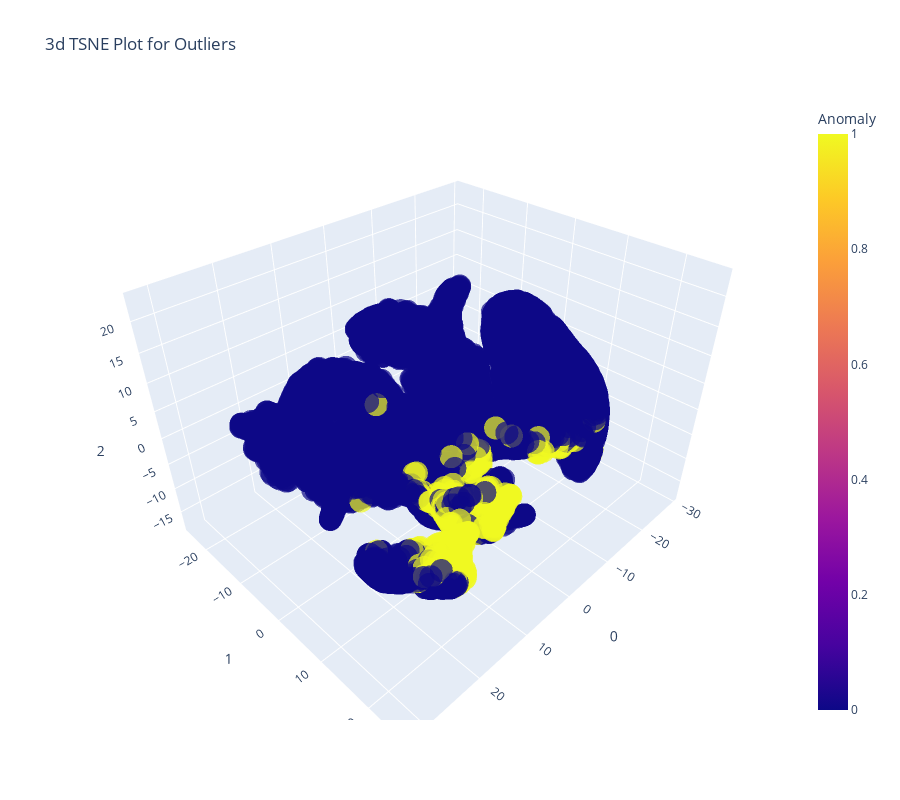

Here is the notebook cell this chart was saved with:
### Code cell
plot_model(abod)

### Figure 1 — Plotly figure (JSON) as saved in the notebook; plotly's stock layout.template omitted (floating-point values rounded to 4 significant figures; data arrays with more than 128 entries replaced by an {"elided": "..."} marker saying what was removed)
{"data": [{"customdata": {"elided": "10271x1 float values"}, "hovertemplate": "0=%{x}<br>1=%{y}<br>2=%{z}<br>Feature=%{customdata[0]}<br>Anomaly=%{marker.color}<extra></extra>", "legendgroup": "", "marker": {"color": {"elided": "10271 int values"}, "coloraxis": "coloraxis", "opacity": 0.7, "symbol": "circle"}, "mode": "markers", "name": "", "scene": "scene", "showlegend": false, "type": "scatter3d", "x": {"elided": "10271 float values"}, "y": {"elided": "10271 float values"}, "z": {"elided": "10271 float values"}}], "layout": {"coloraxis": {"colorbar": {"title": {"text": "Anomaly"}}, "colorscale": [[0, "#0d0887"], [0.1111, "#46039f"], [0.2222, "#7201a8"], [0.3333, "#9c179e"], [0.4444, "#bd3786"], [0.5556, "#d8576b"], [0.6667, "#ed7953"], [0.7778, "#fb9f3a"], [0.8889, "#fdca26"], [1, "#f0f921"]]}, "height": 800, "legend": {"tracegroupgap": 0}, "scene": {"domain": {"x": [0, 1], "y": [0, 1]}, "xaxis": {"title": {"text": "0"}}, "yaxis": {"title": {"text": "1"}}, "zaxis": {"title": {"text": "2"}}}, "title": {"text": "3d TSNE Plot for Outliers"}, "width": 900}}
